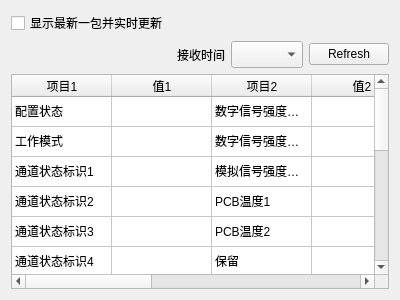
<?xml version="1.0" encoding="UTF-8"?>
<ui version="4.0">
 <class>Form</class>
 <widget class="QWidget" name="Form">
  <property name="geometry">
   <rect>
    <x>0</x>
    <y>0</y>
    <width>400</width>
    <height>300</height>
   </rect>
  </property>
  <property name="windowTitle">
   <string>01H工参</string>
  </property>
  <layout class="QHBoxLayout" name="horizontalLayout_3">
   <item>
    <layout class="QVBoxLayout" name="verticalLayout">
     <item>
      <widget class="QCheckBox" name="checkBox_realtime">
       <property name="text">
        <string>显示最新一包并实时更新</string>
       </property>
      </widget>
     </item>
     <item>
      <layout class="QHBoxLayout" name="horizontalLayout">
       <item>
        <spacer name="horizontalSpacer">
         <property name="orientation">
          <enum>Qt::Horizontal</enum>
         </property>
         <property name="sizeHint" stdset="0">
          <size>
           <width>40</width>
           <height>20</height>
          </size>
         </property>
        </spacer>
       </item>
       <item>
        <widget class="QLabel" name="label">
         <property name="text">
          <string>接收时间</string>
         </property>
        </widget>
       </item>
       <item>
        <widget class="QComboBox" name="comboBox_recv_time">
         <property name="minimumSize">
          <size>
           <width>0</width>
           <height>27</height>
          </size>
         </property>
         <property name="maximumSize">
          <size>
           <width>16777215</width>
           <height>27</height>
          </size>
         </property>
        </widget>
       </item>
       <item>
        <widget class="QPushButton" name="pushButton_refresh">
         <property name="text">
          <string>Refresh</string>
         </property>
        </widget>
       </item>
      </layout>
     </item>
     <item>
      <widget class="QTableWidget" name="tableWidget">
       <attribute name="horizontalHeaderVisible">
        <bool>true</bool>
       </attribute>
       <attribute name="horizontalHeaderCascadingSectionResizes">
        <bool>false</bool>
       </attribute>
       <attribute name="horizontalHeaderHighlightSections">
        <bool>true</bool>
       </attribute>
       <attribute name="verticalHeaderVisible">
        <bool>false</bool>
       </attribute>
       <attribute name="verticalHeaderCascadingSectionResizes">
        <bool>false</bool>
       </attribute>
       <attribute name="verticalHeaderHighlightSections">
        <bool>true</bool>
       </attribute>
       <row>
        <property name="text">
         <string>1</string>
        </property>
       </row>
       <row>
        <property name="text">
         <string>2</string>
        </property>
       </row>
       <row>
        <property name="text">
         <string>3</string>
        </property>
       </row>
       <row>
        <property name="text">
         <string>4</string>
        </property>
       </row>
       <row>
        <property name="text">
         <string>5</string>
        </property>
       </row>
       <row>
        <property name="text">
         <string>6</string>
        </property>
       </row>
       <row>
        <property name="text">
         <string>7</string>
        </property>
       </row>
       <row>
        <property name="text">
         <string>8</string>
        </property>
       </row>
       <row>
        <property name="text">
         <string>9</string>
        </property>
       </row>
       <row>
        <property name="text">
         <string>10</string>
        </property>
       </row>
       <row>
        <property name="text">
         <string>11</string>
        </property>
       </row>
       <row>
        <property name="text">
         <string>12</string>
        </property>
       </row>
       <row>
        <property name="text">
         <string>13</string>
        </property>
       </row>
       <row>
        <property name="text">
         <string>14</string>
        </property>
       </row>
       <column>
        <property name="text">
         <string>项目1</string>
        </property>
       </column>
       <column>
        <property name="text">
         <string>值1</string>
        </property>
       </column>
       <column>
        <property name="text">
         <string>项目2</string>
        </property>
       </column>
       <column>
        <property name="text">
         <string>值2</string>
        </property>
       </column>
       <column>
        <property name="text">
         <string>项目3</string>
        </property>
       </column>
       <column>
        <property name="text">
         <string>值3</string>
        </property>
       </column>
       <column>
        <property name="text">
         <string>项目4</string>
        </property>
       </column>
       <column>
        <property name="text">
         <string>值4</string>
        </property>
       </column>
       <item row="0" column="0">
        <property name="text">
         <string>配置状态</string>
        </property>
       </item>
       <item row="0" column="2">
        <property name="text">
         <string>数字信号强度指示1</string>
        </property>
       </item>
       <item row="0" column="4">
        <property name="text">
         <string>RF接收包计数</string>
        </property>
       </item>
       <item row="0" column="6">
        <property name="text">
         <string>当前发送文件序号</string>
        </property>
       </item>
       <item row="1" column="0">
        <property name="text">
         <string>工作模式</string>
        </property>
       </item>
       <item row="1" column="2">
        <property name="text">
         <string>数字信号强度指示2</string>
        </property>
       </item>
       <item row="1" column="4">
        <property name="text">
         <string>RF接收错误包计数</string>
        </property>
       </item>
       <item row="1" column="6">
        <property name="text">
         <string>当前发送文件长度</string>
        </property>
       </item>
       <item row="2" column="0">
        <property name="text">
         <string>通道状态标识1</string>
        </property>
       </item>
       <item row="2" column="2">
        <property name="text">
         <string>模拟信号强度指示</string>
        </property>
       </item>
       <item row="2" column="4">
        <property name="text">
         <string>RF接收执行错误计数</string>
        </property>
       </item>
       <item row="2" column="6">
        <property name="text">
         <string>当前发送文件校验值</string>
        </property>
       </item>
       <item row="3" column="0">
        <property name="text">
         <string>通道状态标识2</string>
        </property>
       </item>
       <item row="3" column="2">
        <property name="text">
         <string>PCB温度1</string>
        </property>
       </item>
       <item row="3" column="4">
        <property name="text">
         <string>RF接收纠错失败计数</string>
        </property>
       </item>
       <item row="3" column="6">
        <property name="text">
         <string>FTP发送数据块大小</string>
        </property>
       </item>
       <item row="4" column="0">
        <property name="text">
         <string>通道状态标识3</string>
        </property>
       </item>
       <item row="4" column="2">
        <property name="text">
         <string>PCB温度2</string>
        </property>
       </item>
       <item row="4" column="4">
        <property name="text">
         <string>RF最近一条指令</string>
        </property>
       </item>
       <item row="4" column="6">
        <property name="text">
         <string>FTP发送成功包数</string>
        </property>
       </item>
       <item row="5" column="0">
        <property name="text">
         <string>通道状态标识4</string>
        </property>
       </item>
       <item row="5" column="2">
        <property name="text">
         <string>保留</string>
        </property>
       </item>
       <item row="5" column="4">
        <property name="text">
         <string>RF指令执行情况</string>
        </property>
       </item>
       <item row="5" column="6">
        <property name="text">
         <string>FTP发送缺失包数</string>
        </property>
       </item>
       <item row="6" column="0">
        <property name="text">
         <string>+5V接收电流</string>
        </property>
       </item>
       <item row="6" column="2">
        <property name="text">
         <string>CAN发送包计数</string>
        </property>
       </item>
       <item row="6" column="4">
        <property name="text">
         <string>保留</string>
        </property>
       </item>
       <item row="6" column="6">
        <property name="text">
         <string>读取数据包计数</string>
        </property>
       </item>
       <item row="7" column="0">
        <property name="text">
         <string>+5V接收电压</string>
        </property>
       </item>
       <item row="7" column="2">
        <property name="text">
         <string>CAN接收包计数</string>
        </property>
       </item>
       <item row="7" column="4">
        <property name="text">
         <string>FTP当前接收文件序号</string>
        </property>
       </item>
       <item row="7" column="6">
        <property name="text">
         <string>注入数据计数</string>
        </property>
       </item>
       <item row="8" column="0">
        <property name="text">
         <string>+5V发射电流</string>
        </property>
       </item>
       <item row="8" column="2">
        <property name="text">
         <string>CAN错误包计数</string>
        </property>
       </item>
       <item row="8" column="4">
        <property name="text">
         <string>FTP当前接收文件长度</string>
        </property>
       </item>
       <item row="8" column="6">
        <property name="text">
         <string>复位计数</string>
        </property>
       </item>
       <item row="9" column="0">
        <property name="text">
         <string>+5V发射电压</string>
        </property>
       </item>
       <item row="9" column="2">
        <property name="text">
         <string>CAN执行错误计数</string>
        </property>
       </item>
       <item row="9" column="4">
        <property name="text">
         <string>FTP当前接收文件校验值</string>
        </property>
       </item>
       <item row="9" column="6">
        <property name="text">
         <string>复位标识</string>
        </property>
       </item>
       <item row="10" column="0">
        <property name="text">
         <string>+3.3V电流</string>
        </property>
       </item>
       <item row="10" column="2">
        <property name="text">
         <string>CAN最近一条指令</string>
        </property>
       </item>
       <item row="10" column="4">
        <property name="text">
         <string>FTP接收数据块大小</string>
        </property>
       </item>
       <item row="10" column="6">
        <property name="text">
         <string>系统状态标识</string>
        </property>
       </item>
       <item row="11" column="0">
        <property name="text">
         <string>+3.3V电压</string>
        </property>
       </item>
       <item row="11" column="2">
        <property name="text">
         <string>CAN指令执行情况</string>
        </property>
       </item>
       <item row="11" column="4">
        <property name="text">
         <string>FTP接收成功包数</string>
        </property>
       </item>
       <item row="11" column="6">
        <property name="text">
         <string>ARM运行时间</string>
        </property>
       </item>
       <item row="12" column="0">
        <property name="text">
         <string>接收频偏1</string>
        </property>
       </item>
       <item row="12" column="2">
        <property name="text">
         <string>RF发送包计数</string>
        </property>
       </item>
       <item row="12" column="4">
        <property name="text">
         <string>FTP接收缺失包数</string>
        </property>
       </item>
       <item row="12" column="6">
        <property name="text">
         <string>AVR运行时间</string>
        </property>
       </item>
       <item row="13" column="0">
        <property name="text">
         <string>接收频偏2</string>
        </property>
       </item>
       <item row="13" column="2">
        <property name="text">
         <string>RF发送抛弃包计数</string>
        </property>
       </item>
       <item row="13" column="4">
        <property name="text">
         <string>目标CAN节点地址</string>
        </property>
       </item>
       <item row="13" column="6">
        <property name="text">
         <string>保留</string>
        </property>
       </item>
      </widget>
     </item>
    </layout>
   </item>
  </layout>
 </widget>
 <resources/>
 <connections/>
</ui>
